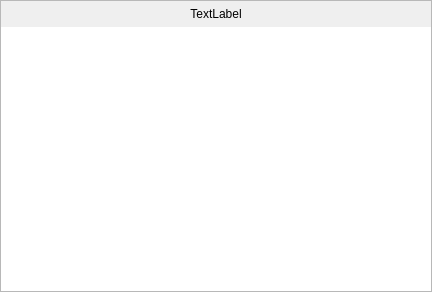
<?xml version="1.0" encoding="UTF-8"?>
<ui version="4.0">
 <class>CalendarDay</class>
 <widget class="QFrame" name="CalendarDay">
  <property name="geometry">
   <rect>
    <x>0</x>
    <y>0</y>
    <width>432</width>
    <height>292</height>
   </rect>
  </property>
  <property name="minimumSize">
   <size>
    <width>80</width>
    <height>100</height>
   </size>
  </property>
  <property name="windowTitle">
   <string>Frame</string>
  </property>
  <property name="frameShape">
   <enum>QFrame::StyledPanel</enum>
  </property>
  <property name="frameShadow">
   <enum>QFrame::Plain</enum>
  </property>
  <property name="lineWidth">
   <number>1</number>
  </property>
  <layout class="QGridLayout" name="gridLayout">
   <property name="leftMargin">
    <number>0</number>
   </property>
   <property name="topMargin">
    <number>0</number>
   </property>
   <property name="rightMargin">
    <number>0</number>
   </property>
   <property name="bottomMargin">
    <number>0</number>
   </property>
   <item row="0" column="0">
    <widget class="QLabel" name="label">
     <property name="sizePolicy">
      <sizepolicy hsizetype="Preferred" vsizetype="Minimum">
       <horstretch>0</horstretch>
       <verstretch>0</verstretch>
      </sizepolicy>
     </property>
     <property name="minimumSize">
      <size>
       <width>0</width>
       <height>20</height>
      </size>
     </property>
     <property name="styleSheet">
      <string notr="true"/>
     </property>
     <property name="lineWidth">
      <number>0</number>
     </property>
     <property name="text">
      <string>TextLabel</string>
     </property>
     <property name="scaledContents">
      <bool>false</bool>
     </property>
     <property name="alignment">
      <set>Qt::AlignBottom|Qt::AlignHCenter</set>
     </property>
     <property name="margin">
      <number>0</number>
     </property>
    </widget>
   </item>
   <item row="1" column="0">
    <widget class="QListWidget" name="listWidget">
     <property name="frameShape">
      <enum>QFrame::NoFrame</enum>
     </property>
     <property name="lineWidth">
      <number>0</number>
     </property>
    </widget>
   </item>
  </layout>
 </widget>
 <resources/>
 <connections/>
</ui>
